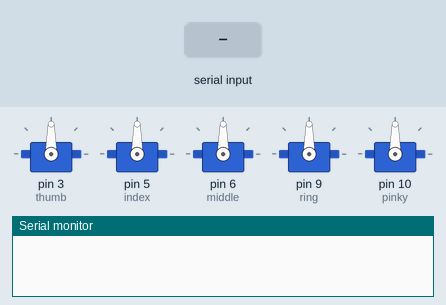
This sketch was run on a simulated Arduino Uno, built with avr-gcc and run on an emulated ATmega328P. Parts: 5 × servo, the last lines printed to the serial monitor. The inputs (shaded band) are chosen by the test bench.

Above: at 1.3 s.
1.4 s: "T,45\n" received over Serial
At 2.6 s:
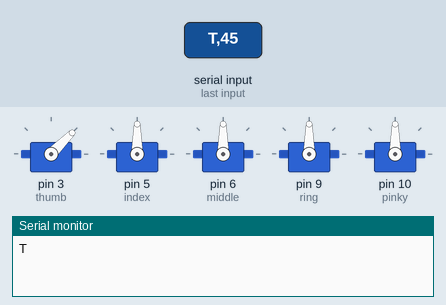
2.9 s: "I,45\n" received over Serial
At 3.7 s:
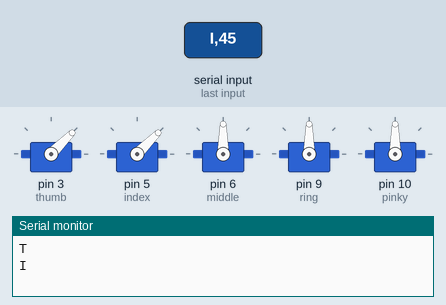
4.4 s: "M,45\n" received over Serial
At 4.9 s:
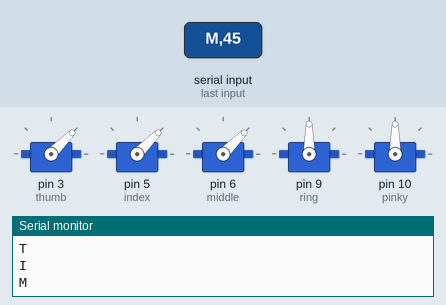
5.9 s: "R,45\n" received over Serial
At 7.1 s:
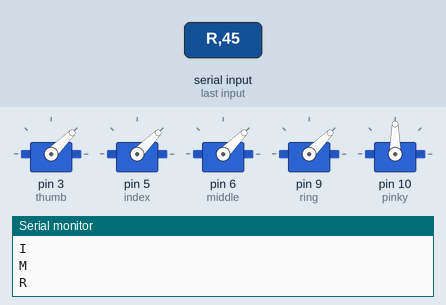
7.4 s: "P,45\n" received over Serial
At 8.3 s:
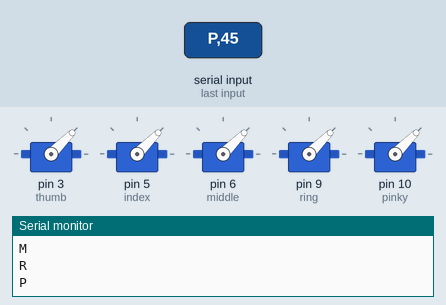
8.9 s: "T90\n" received over Serial
At 9.4 s:
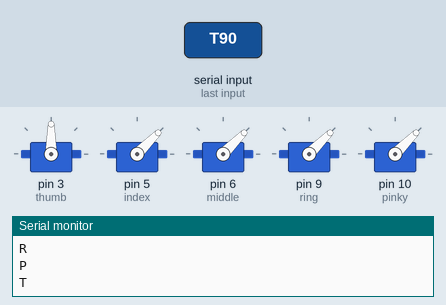
Timing chart, 0 to 11.4 s (numbered marks = the images above; inputs shaded):
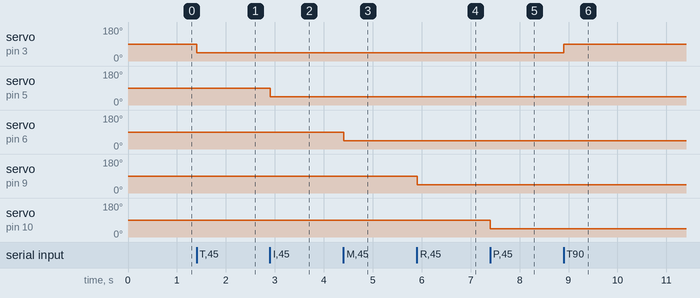

The sketch:

arm.ino
```cpp
#include <Servo.h>

int thumb = 3;            //Output pin for Thumb
int index = 5;            //Output pin for Index Finger
int middle = 6;           //Output pin for Middle Finger
int ring = 9;             //Output pin for Ring Finger
int pinky = 10;           //Output pin for Pinky Finger

int thumbSense = A0;      //Input pin for Thumb Force Sensor
int indexSense = A1;      //Input pin for Index Force Sensor
int middleSense = A2;     //Input pin for Middle Force Sensor
int ringSense = A3;       //Input pin for Ring Force Sensor
int pinkySense = A4;      //Input pin for Pinky Force Sensor

int flexMax = 700;        // Max value of Flex received
int flexMin = 400;        // Min value of Flex received

Servo servothumb;         // Define Thumb Servo
Servo servoindex;         // Define Index Finger Servo
Servo servomiddle;        // Define Middle Finger Servo
Servo servoring;          // Define Ring Finger Servo
Servo servopinky;         // Define Pinky (Little) Finger Servo

void setup()              // Define Pins and Objects
{
  Serial.begin(9600);     // Begin Serial interface with baudrate 9600

  pinMode(thumb, OUTPUT);       //Define Thumb pin as Output pin
  pinMode(index, OUTPUT);       //Define Index pin as Output pin
  pinMode(middle, OUTPUT);      //Define Middle pin as Output pin
  pinMode(ring, OUTPUT);        //Define Ring pin as Output pin
  pinMode(pinky, OUTPUT);       //Define Pinky pin as Output pin

  pinMode(thumbSense, INPUT);       //Define Thumb Sensor pin as Input pin
  pinMode(indexSense, INPUT);       //Define Index Sensor pin as Input pin
  pinMode(middleSense, INPUT);      //Define Middle Sensor pin as Input pin
  pinMode(ringSense, INPUT);        //Define Ring Sensor pin as Input pin
  pinMode(pinkySense, INPUT);       //Define Pinky Sensor pin as Input pin

  delay(50);                    //Delay of 50 Microseconds

  servothumb.attach(thumb);       //Set Thumb pin to Servo Object
  servoindex.attach(index);       //Set Index pin to Servo Object
  servomiddle.attach(middle);     //Set Middle pin to Servo Object
  servoring.attach(ring);         //Set Ring pin to Servo Object
  servopinky.attach(pinky);       //Set Pinky pin to Servo Object

  delay(50);                    //Delay of 50 Microseconds

}

void loop()
{
    while( Serial.available() == 0); //If No data is received, No actions will be performed

    if(Serial.peek() == 'T')  //Flex Value for Thumb Recieved
    {
      int angle = Serial.parseInt();
      servothumb.write(angle);
      Serial.println('T');
    }
    if(Serial.peek() == 'I')  //Flex Value for Index finger Recieved
    {
      int angle = Serial.parseInt();
      servoindex.write(angle);
      Serial.println('I');
    }
    if(Serial.peek() == 'M')  //Flex Value for Middle Finger Recieved
    {
      int angle = Serial.parseInt();
      servomiddle.write(angle);
      Serial.println('M');
    }
    if(Serial.peek() == 'R')  //Flex Value for Ring Finger Recieved
    {
      int angle = Serial.parseInt();
      servoring.write(angle);
      Serial.println('R');
    }
    if(Serial.peek() == 'P')  //Flex Value for Pinky Finger Recieved
    {
      int angle = Serial.parseInt();
      servopinky.write(angle);
      Serial.println('P');
    }

 while (Serial.available() > 0)  //Keep Reading Serial Data
    {
      Serial.read();

    }
    delay(15);        //Delay of 15 Microseconds
}
```

Measured:
- after the input at 1.4 s, servo on pin 3 (thumb): 90° → 45° at once
- after the input at 2.9 s, servo on pin 5 (index): 90° → 45° at once
- after the input at 4.4 s, servo on pin 6 (middle): 90° → 45° at once
- after the input at 5.9 s, servo on pin 9 (ring): 90° → 45° at once
- after the input at 7.4 s, servo on pin 10 (pinky): 90° → 45° at once
- after the input at 8.9 s, servo on pin 3 (thumb): 45° → 90° at once
